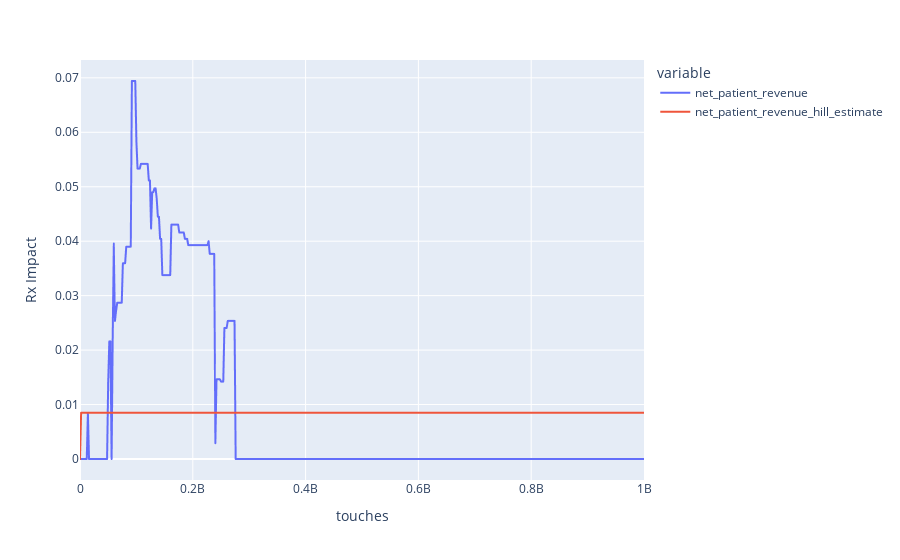

Notebook code for this chart:
### Code cell
response_curves.plot(nonmedia2['resp_df'], 'touches', ['net_patient_revenue', 'net_patient_revenue_hill_estimate'])

### Figure 1 — Plotly figure (JSON) as saved in the notebook; plotly's stock layout.template omitted (floating-point values rounded to 4 significant figures; data arrays with more than 128 entries replaced by an {"elided": "..."} marker saying what was removed)
{"data": [{"hovertemplate": "variable=net_patient_revenue<br>touches=%{x}<br>value=%{y}<extra></extra>", "legendgroup": "net_patient_revenue", "line": {"color": "#636efa", "dash": "solid"}, "marker": {"symbol": "circle"}, "mode": "lines", "name": "net_patient_revenue", "showlegend": true, "type": "scattergl", "x": {"elided": "501 int values"}, "xaxis": "x", "y": {"elided": "501 float values"}, "yaxis": "y"}, {"hovertemplate": "variable=net_patient_revenue_hill_estimate<br>touches=%{x}<br>value=%{y}<extra></extra>", "legendgroup": "net_patient_revenue_hill_estimate", "line": {"color": "#EF553B", "dash": "solid"}, "marker": {"symbol": "circle"}, "mode": "lines", "name": "net_patient_revenue_hill_estimate", "showlegend": true, "type": "scattergl", "x": {"elided": "501 int values"}, "xaxis": "x", "y": {"elided": "501 float values"}, "yaxis": "y"}], "layout": {"legend": {"title": {"text": "variable"}, "tracegroupgap": 0}, "margin": {"t": 60}, "xaxis": {"anchor": "y", "domain": [0, 1], "title": {"text": "touches"}}, "yaxis": {"anchor": "x", "domain": [0, 1], "title": {"text": "Rx Impact"}}}}
